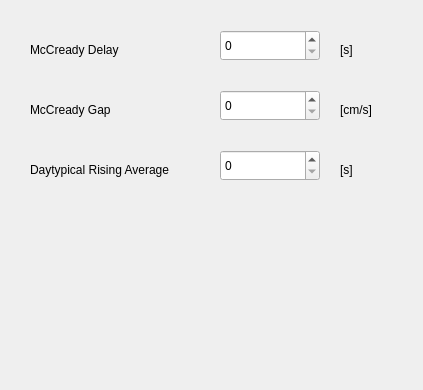
<?xml version="1.0" encoding="UTF-8"?>
<ui version="4.0">
 <class>FlyCalcFrame</class>
 <widget class="QWidget" name="FlyCalcFrame">
  <property name="geometry">
   <rect>
    <x>0</x>
    <y>0</y>
    <width>423</width>
    <height>390</height>
   </rect>
  </property>
  <property name="windowTitle">
   <string>Fly Calc</string>
  </property>
  <widget class="QLabel" name="textLabel_DelayUnit">
   <property name="geometry">
    <rect>
     <x>340</x>
     <y>40</y>
     <width>67</width>
     <height>20</height>
    </rect>
   </property>
   <property name="text">
    <string>[s]</string>
   </property>
   <property name="wordWrap">
    <bool>false</bool>
   </property>
  </widget>
  <widget class="QSpinBox" name="spinBox_Delay">
   <property name="geometry">
    <rect>
     <x>220</x>
     <y>30</y>
     <width>100</width>
     <height>31</height>
    </rect>
   </property>
   <property name="minimum">
    <number>0</number>
   </property>
   <property name="maximum">
    <number>30</number>
   </property>
   <property name="singleStep">
    <number>1</number>
   </property>
   <property name="value">
    <number>0</number>
   </property>
  </widget>
  <widget class="QSpinBox" name="spinBox_Gap">
   <property name="geometry">
    <rect>
     <x>220</x>
     <y>90</y>
     <width>100</width>
     <height>31</height>
    </rect>
   </property>
   <property name="minimum">
    <number>0</number>
   </property>
   <property name="maximum">
    <number>50</number>
   </property>
   <property name="singleStep">
    <number>1</number>
   </property>
   <property name="value">
    <number>0</number>
   </property>
  </widget>
  <widget class="QLabel" name="textLabel_GapUnit">
   <property name="geometry">
    <rect>
     <x>340</x>
     <y>100</y>
     <width>67</width>
     <height>20</height>
    </rect>
   </property>
   <property name="text">
    <string>[cm/s]</string>
   </property>
   <property name="wordWrap">
    <bool>false</bool>
   </property>
  </widget>
  <widget class="QSpinBox" name="spinBox_Average">
   <property name="geometry">
    <rect>
     <x>220</x>
     <y>150</y>
     <width>100</width>
     <height>31</height>
    </rect>
   </property>
   <property name="minimum">
    <number>0</number>
   </property>
   <property name="maximum">
    <number>600</number>
   </property>
   <property name="singleStep">
    <number>30</number>
   </property>
   <property name="value">
    <number>0</number>
   </property>
  </widget>
  <widget class="QLabel" name="textLabel_AverageUnit">
   <property name="geometry">
    <rect>
     <x>340</x>
     <y>160</y>
     <width>67</width>
     <height>20</height>
    </rect>
   </property>
   <property name="text">
    <string>[s]</string>
   </property>
   <property name="wordWrap">
    <bool>false</bool>
   </property>
  </widget>
  <widget class="QLabel" name="textLabel_Average">
   <property name="geometry">
    <rect>
     <x>30</x>
     <y>160</y>
     <width>188</width>
     <height>20</height>
    </rect>
   </property>
   <property name="text">
    <string>Daytypical Rising Average</string>
   </property>
   <property name="wordWrap">
    <bool>false</bool>
   </property>
  </widget>
  <widget class="QLabel" name="textLabel_Gap">
   <property name="geometry">
    <rect>
     <x>30</x>
     <y>100</y>
     <width>150</width>
     <height>20</height>
    </rect>
   </property>
   <property name="text">
    <string>McCready Gap</string>
   </property>
   <property name="wordWrap">
    <bool>false</bool>
   </property>
  </widget>
  <widget class="QLabel" name="textLabel_Delay">
   <property name="geometry">
    <rect>
     <x>30</x>
     <y>40</y>
     <width>150</width>
     <height>20</height>
    </rect>
   </property>
   <property name="text">
    <string>McCready Delay</string>
   </property>
   <property name="wordWrap">
    <bool>false</bool>
   </property>
  </widget>
 </widget>
 <layoutdefault spacing="6" margin="11"/>
 <pixmapfunction>qPixmapFromMimeSource</pixmapfunction>
 <resources/>
 <connections/>
</ui>
